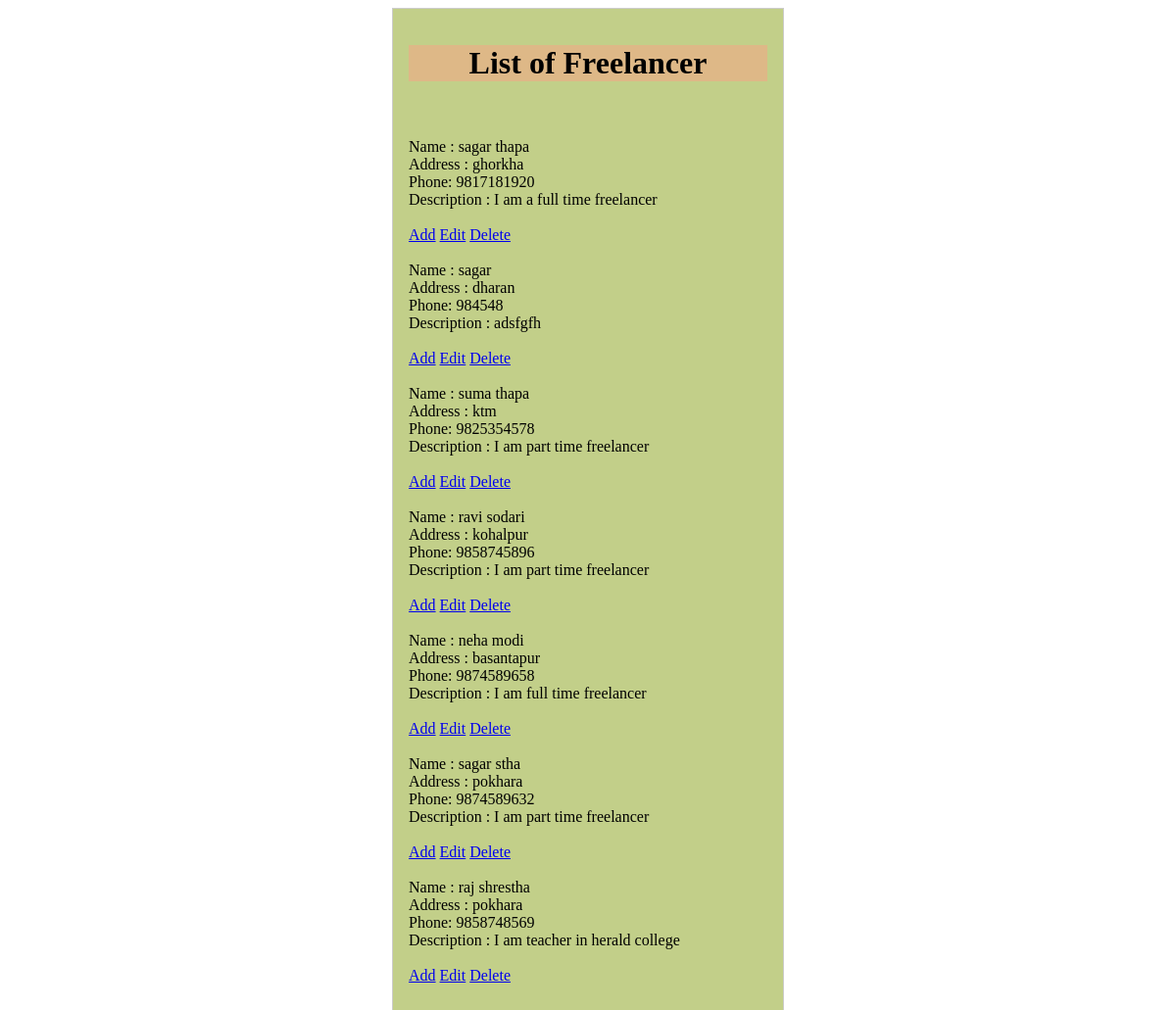
Before: /freelancerlist/ with the older database file.
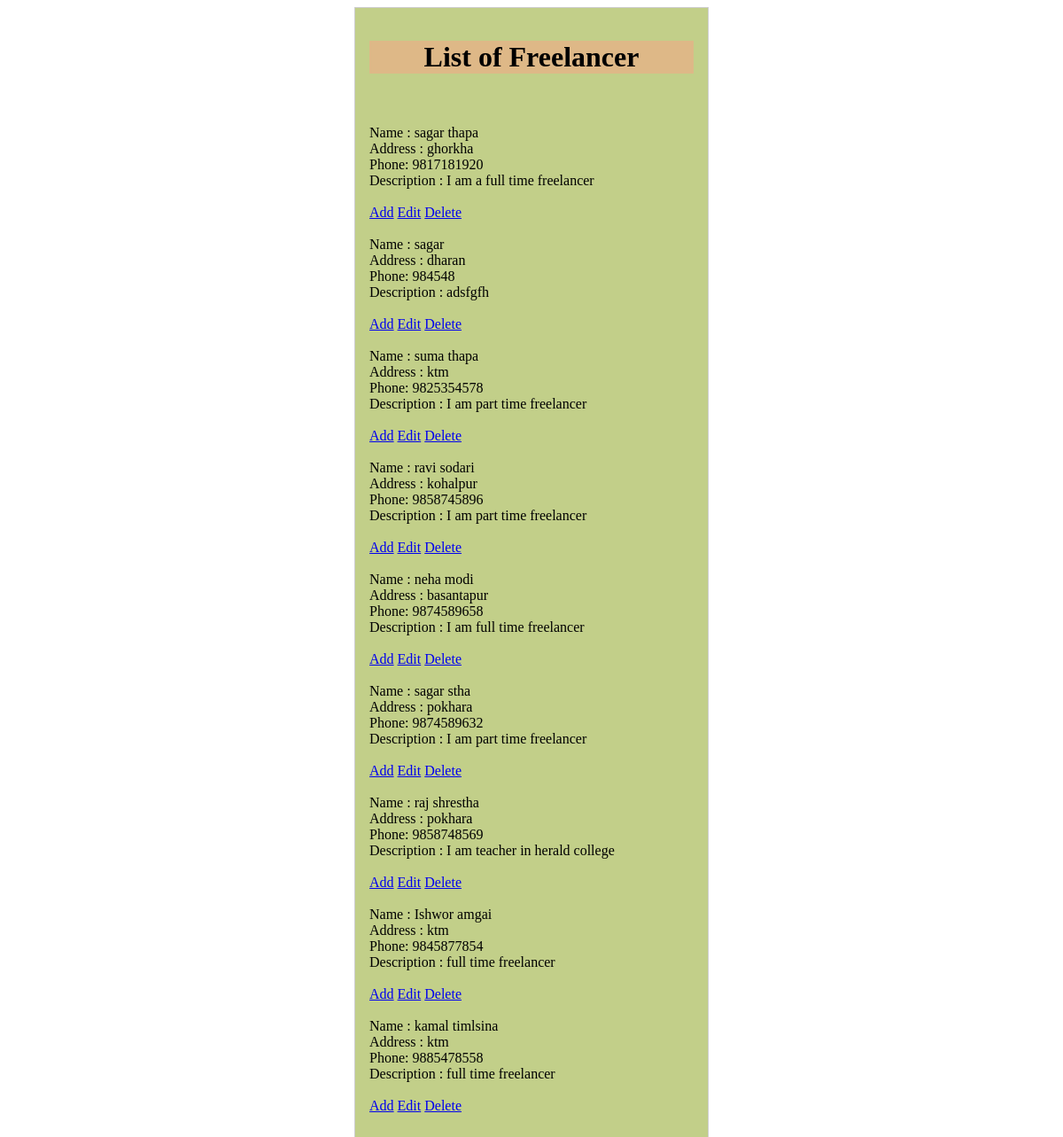
After: the same page with the newer database file.
### faceofnepal/models.py (models this page shows, shortened)
class Freelancer(models.Model):
    Name = models.CharField(max_length=25)
    Address = models.CharField(max_length=50)
    Phone = models.IntegerField()
    Description = models.TextField(max_length=250)
    objects=FreelancerForm()

### faceofnepal/views.py (the view)
# urls.py: path('freelancerlist/',freelancer_list),
def freelancer_list(request):
    list_of_Freelancers= Freelancer.objects.all()
    context_variable = {
        'Freelancer':list_of_Freelancers
    }
    return render(request,'Freelancer.html',context_variable)

### faceofnepal/template/Freelancer.html (shortened to what this page needs)
<!DOCTYPE html>
<html lang="en">
<head>
</head>
<body>
	<form>
    <h1>List of Freelancer</h1>
    <form action="search" method="GET">
      <br>
		   <br>
				{% for freelancer in Freelancer %}
				Name  : {{freelancer.Name}} <br>
				Address : {{freelancer.Address}} <br>
				Phone: {{freelancer.Phone}}<br>
				Description : {{freelancer.Description}}<br>
			<br>
          <a href="{% url 'freelancer_add' %}">Add</a>
					<a href="{% url 'freelancer_edit' freelancer.id %}">Edit</a>
          <a href="{% url 'freelancer_delete' freelancer.id %}">Delete</a><br>
      <br>
				{% empty %}
					There are no any freelancer.
				{% endfor %}
    </form>
	<br>
</body>
</html>

Changed rows visible on the page:
added Freelancer: Name "Ishwor amgai", Address "ktm", Phone "9845877854", Description "full time freelancer"
added Freelancer: Name "kamal timlsina", Address "ktm", Phone "9885478558", Description "full time freelancer"
